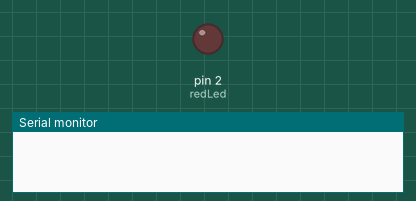
The sketch below on a simulated Arduino Uno, built with avr-gcc and run on an emulated ATmega328P. Shown: output pins drawn as LEDs (lit = HIGH), the last lines printed to the serial monitor. Random numbers use the default seed unless the sketch sets one.

Above: at 0.1 s.
At 37.4 s:
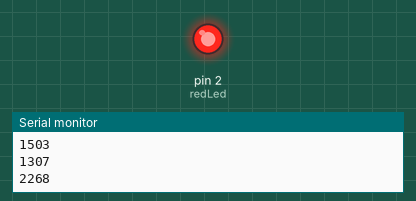
Timing chart, 0 to 40.0 s (numbered marks = the images above):
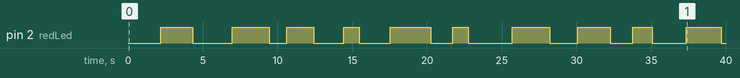

The sketch:

GAMES5.ino
```cpp
#define redLed 2

bool IsLedOn;
unsigned long randomNum, currTime;
unsigned long lastTime;
void LedOn(){
  digitalWrite(redLed,HIGH);
}
void LedOff(){
  digitalWrite(redLed,LOW);
}

void setup() {
  Serial.begin(9600);;
  pinMode(redLed,OUTPUT);
  randomSeed(analogRead(A1));
  randomNum= random(1000,3000);
}


void loop() {
currTime= millis();

if(currTime - lastTime >= randomNum){
  lastTime= currTime;
  IsLedOn = !IsLedOn;
  digitalWrite(redLed, IsLedOn);
  Serial.println(randomNum);
  randomNum= random(1000,3000);
}

}
```

Measured:
- by itself, pin 2 (redLed): LOW → HIGH at 2.2 s, → LOW 2.1 s later, → HIGH 2.6 s later, → LOW 2.5 s later, … (20 changes in this stretch)
